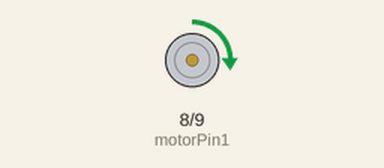
This sketch was run on a simulated Arduino Uno, built with avr-gcc and run on an emulated ATmega328P. Parts: motor-driver pin pairs drawn as motors (green arrow = first pin HIGH = forward, orange = second pin HIGH = backward, longer = more drive, scaled by the enable pin).

Above: at 0.85 s.
At 6.1 s:
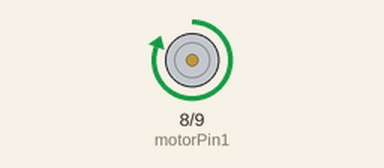
At 10.25 s:
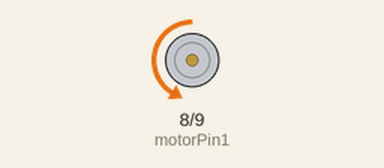
At 14.4 s:
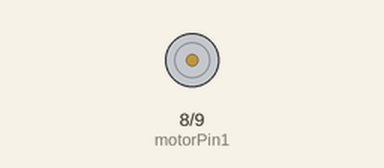
Timing chart, 0 to 21.3 s (numbered marks = the images above):
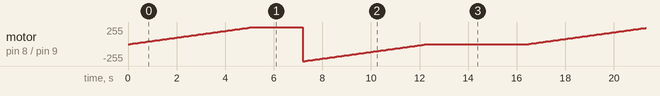

Measured:
- by itself, motor on pin 8 (motorPin1) / pin 9 (motorPin2): ramps from backward 255/255 to forward 255/255 and jumps back, once every 16.4 s

The sketch:

l298nmotortester.ino
```cpp
// Define motor control pins
const int motorPin1 = 8; // IN1
const int motorPin2 = 9; // IN2
const int enablePin = 10; // ENA

void setup() {
  // Set motor control pins as outputs
  pinMode(motorPin1, OUTPUT);
  pinMode(motorPin2, OUTPUT);
  pinMode(enablePin, OUTPUT);

  // Start with the motor off
  digitalWrite(motorPin1, LOW);
  digitalWrite(motorPin2, LOW);
  analogWrite(enablePin, 0);
}

void loop() {
  // Rotate motor forward
  digitalWrite(motorPin1, HIGH);
  digitalWrite(motorPin2, LOW);
  for (int speed = 0; speed <= 255; speed += 5) {
    analogWrite(enablePin, speed); // Gradually increase speed
    delay(100); // Wait for 100 ms
  }

  // Hold at full speed for 2 seconds
  delay(2000);

  // Rotate motor backward
  digitalWrite(motorPin1, LOW);
  digitalWrite(motorPin2, HIGH);
  for (int speed = 255; speed >= 0; speed -= 5) {
    analogWrite(enablePin, speed); // Gradually decrease speed
    delay(100); // Wait for 100 ms
  }

  // Hold at full speed for 2 seconds
  delay(2000);

  // Stop the motor
  digitalWrite(motorPin1, LOW);
  digitalWrite(motorPin2, LOW);
  analogWrite(enablePin, 0);

  // Wait for 2 seconds before repeating
  delay(2000);
}
```
